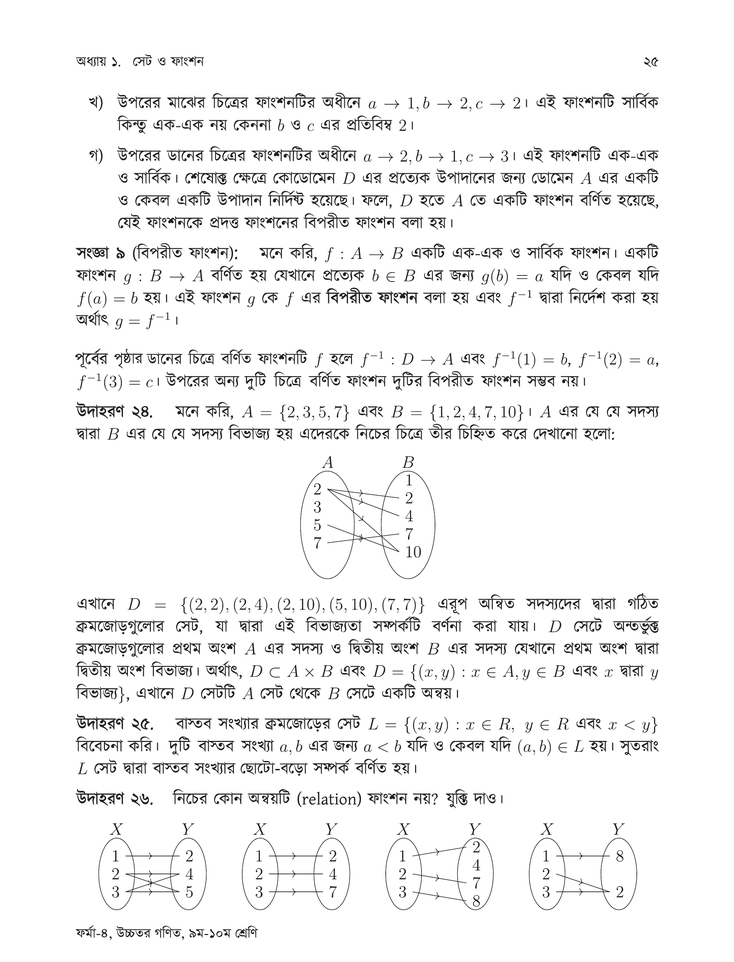
#> input picture grading_kit/heldout_pages/higher_math_page_0030.png, 734 x 962 px, shrunk from 2175 x 2850 before the run
$ python -i preprocess.py   (imports and definitions only)
#> lines starting #> are read from the running program, lines starting #| are printed output that depends on the picture; after the words box and inside, x2 and y2 are one past the last pixel; in counts of white or black regions, pixels touching at a corner belong together
#> further down, picture is the input picture: shape (962, 734, 3); mean B, G, R 242.7, 242.7, 243
"""Stage 1 — deskew / denoise / binarize / augment"""
from __future__ import annotations
from ..contracts import *  # noqa


def _estimate_skew_angle(image: "np.ndarray") -> float:
    """Estimate the dominant page rotation in degrees, robust to 90° flips."""
    import cv2
    import numpy as np

    gray = image if image.ndim == 2 else cv2.cvtColor(image, cv2.COLOR_BGR2GRAY)
    foreground = cv2.threshold(gray, 0, 255, cv2.THRESH_BINARY_INV + cv2.THRESH_OTSU)[1]
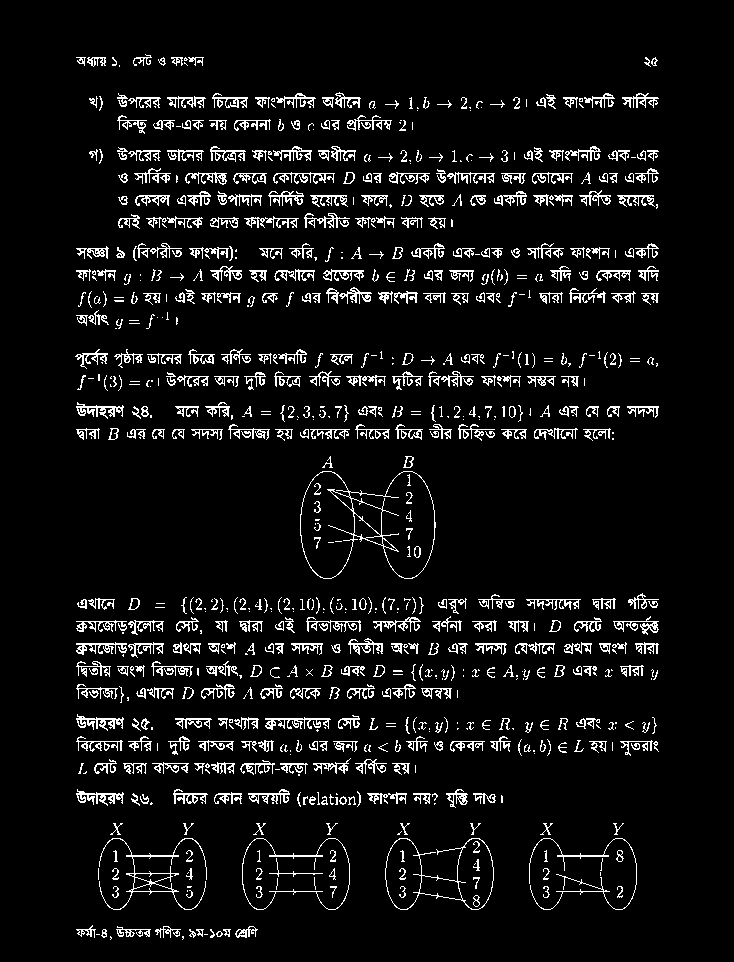
#> foreground: shape (962, 734); 6.8% white in thin lines or dots, all inside (x1, y1, x2, y2) = (75, 54, 659, 940)
    coordinates = cv2.findNonZero(foreground)
#> coordinates = contour of 47882 points, box (x1, y1, x2, y2) (75, 54, 659, 940), area 147236
    if coordinates is None:
        return 0.0

    angle = cv2.minAreaRect(coordinates)[-1]
#> angle = -90
    if angle < -45:
        angle += 90.0
#> angle = 0
    elif angle > 45:
        angle -= 90.0

    # Very small skew (< 0.3°) is not worth interpolating; tilts >= 0.3° are corrected.
    if abs(angle) < 0.3:
        return 0.0
    return float(angle)


# [64 lines that did not run here, left out]

>>> import cv2
>>> picture = cv2.imread('../../../grading_kit/heldout_pages/higher_math_page_0030.png')
>>> result = _estimate_skew_angle(picture)
#> result = 0

$ run again, on grading_kit/heldout_pages/higher_math_page_0055.png
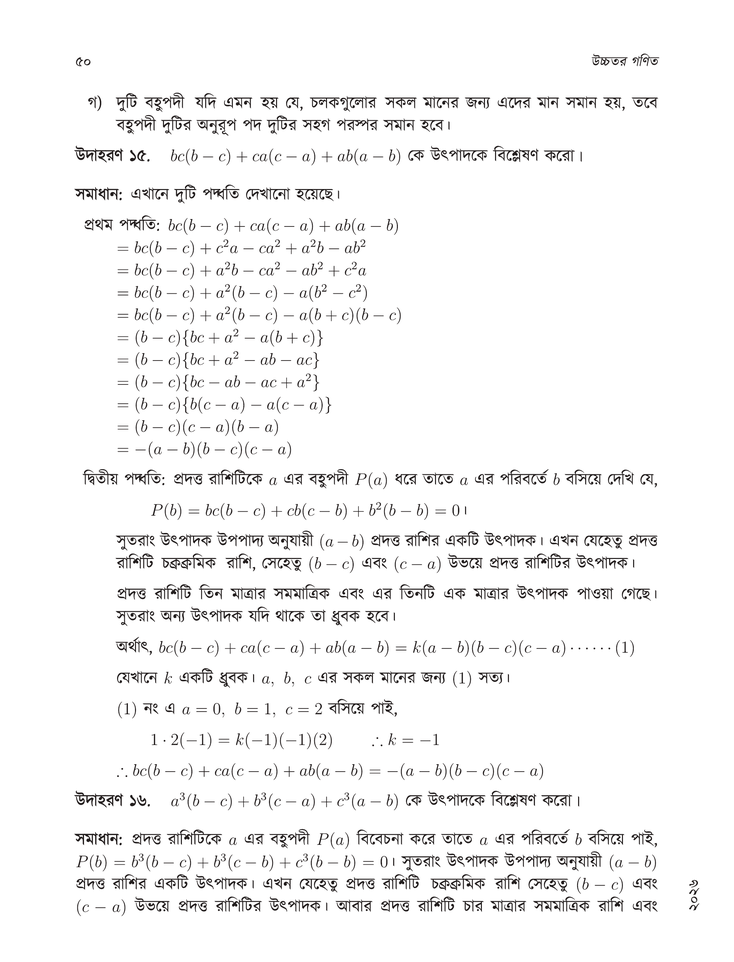
#> input picture grading_kit/heldout_pages/higher_math_page_0055.png, 734 x 962 px, shrunk from 2175 x 2850 before the run
#> picture is the input picture: shape (962, 734, 3); mean B, G, R 245.2, 245.2, 245.5
#> in _estimate_skew_angle, `foreground = cv2.threshold(gray, 0, 255, cv2.THRESH_BINARY_INV + cv2.T..`:
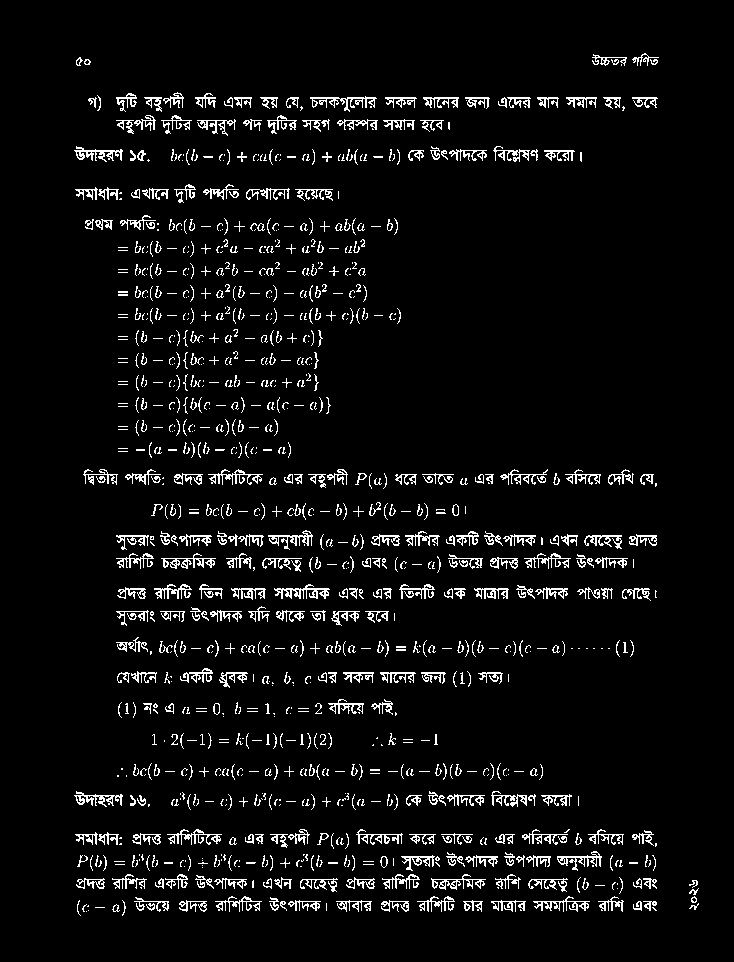
#> foreground: shape (962, 734); 5.4% white in thin lines or dots, all inside (x1, y1, x2, y2) = (74, 53, 699, 916)
#> coordinates = contour of 38055 points, box (x1, y1, x2, y2) (74, 53, 699, 916), area 75248
#> angle = -0.458

$ run again, on grading_kit/heldout_pages/higher_math_page_0095.png
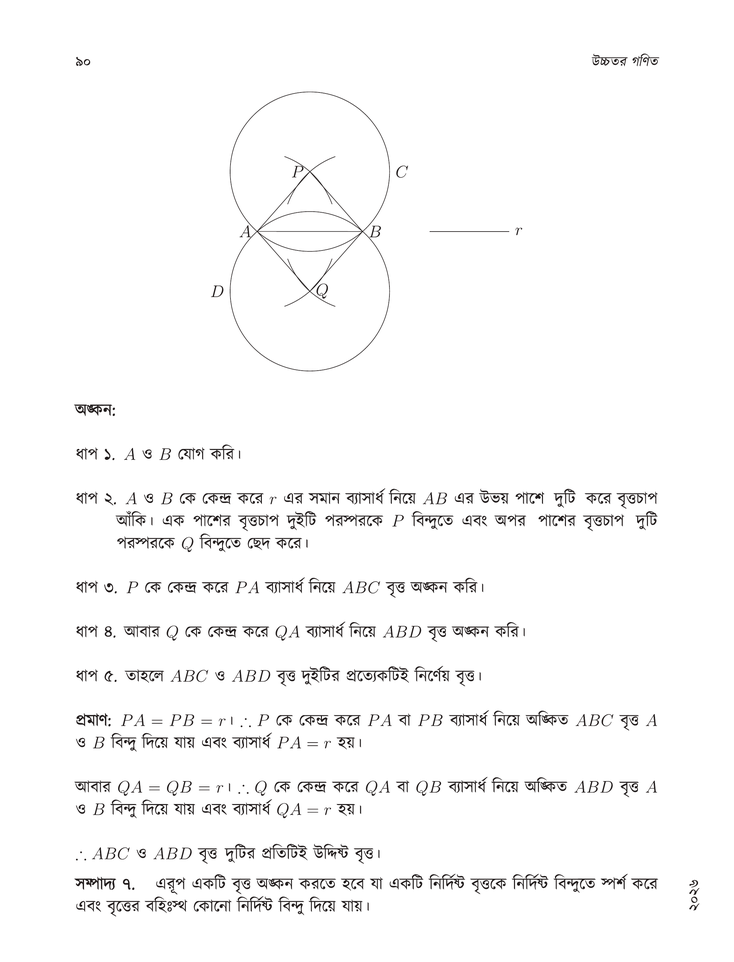
#> input picture grading_kit/heldout_pages/higher_math_page_0095.png, 734 x 962 px, shrunk from 2175 x 2850 before the run
#> picture is the input picture: shape (962, 734, 3); mean B, G, R 248.8, 248.8, 248.9
#> in _estimate_skew_angle, `foreground = cv2.threshold(gray, 0, 255, cv2.THRESH_BINARY_INV + cv2.T..`:
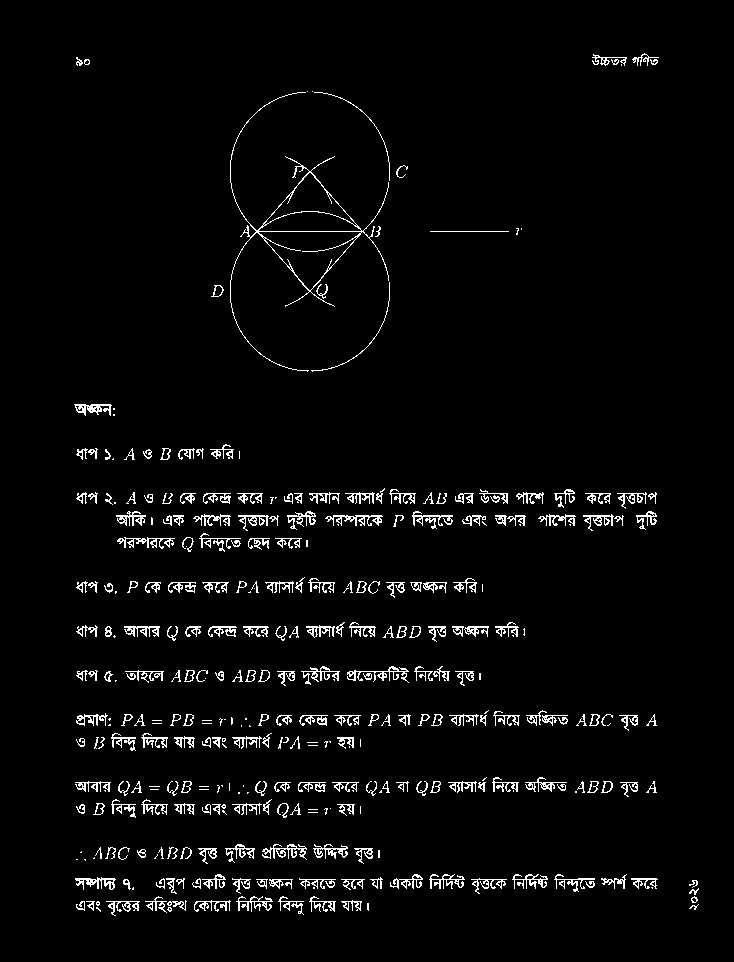
#> foreground: shape (962, 734); 3.4% white in thin lines or dots, all inside (x1, y1, x2, y2) = (74, 53, 699, 916)
#> coordinates = contour of 23972 points, box (x1, y1, x2, y2) (74, 53, 699, 916), area 56760
#> angle = -0.403

$ run again, on grading_kit/heldout_pages/higher_math_page_0107.png
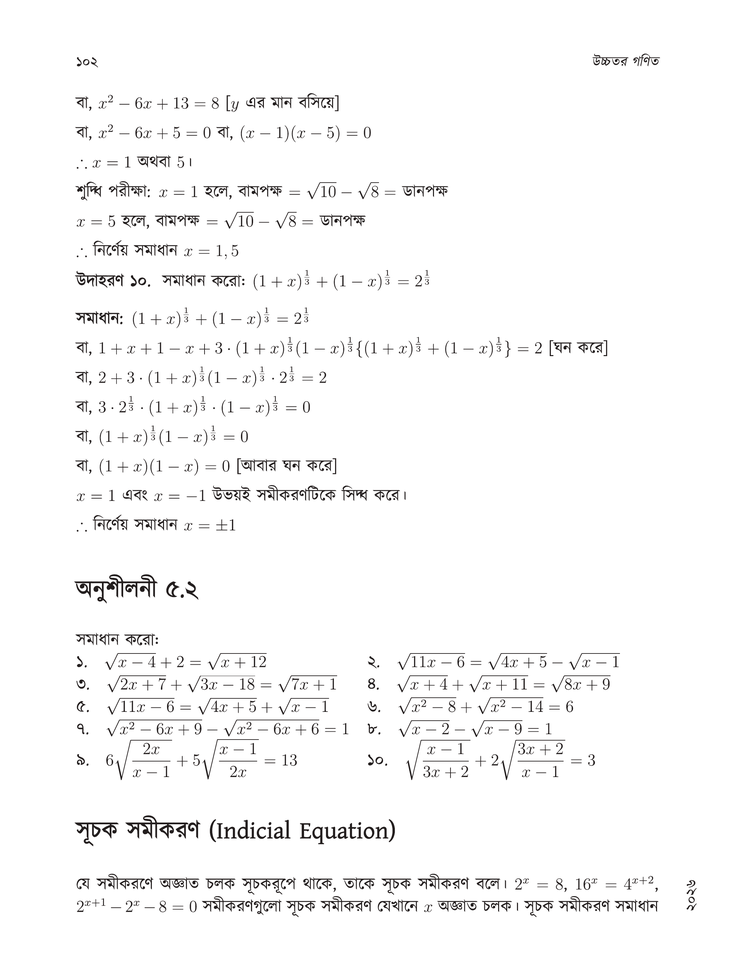
#> input picture grading_kit/heldout_pages/higher_math_page_0107.png, 734 x 962 px, shrunk from 2175 x 2850 before the run
#> picture is the input picture: shape (962, 734, 3); mean B, G, R 248.5, 248.5, 248.7
#> in _estimate_skew_angle, `foreground = cv2.threshold(gray, 0, 255, cv2.THRESH_BINARY_INV + cv2.T..`:
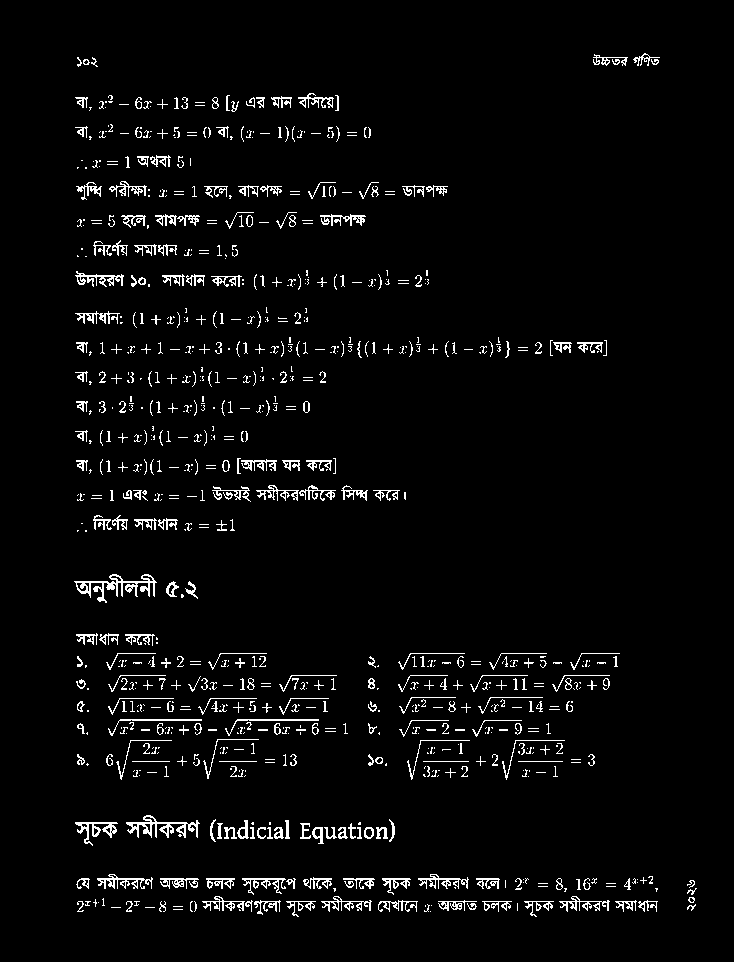
#> foreground: shape (962, 734); 3.6% white in thin lines or dots, all inside (x1, y1, x2, y2) = (74, 53, 697, 917)
#> coordinates = contour of 25531 points, box (x1, y1, x2, y2) (74, 53, 697, 917), area 308296
#> angle = -0.404
